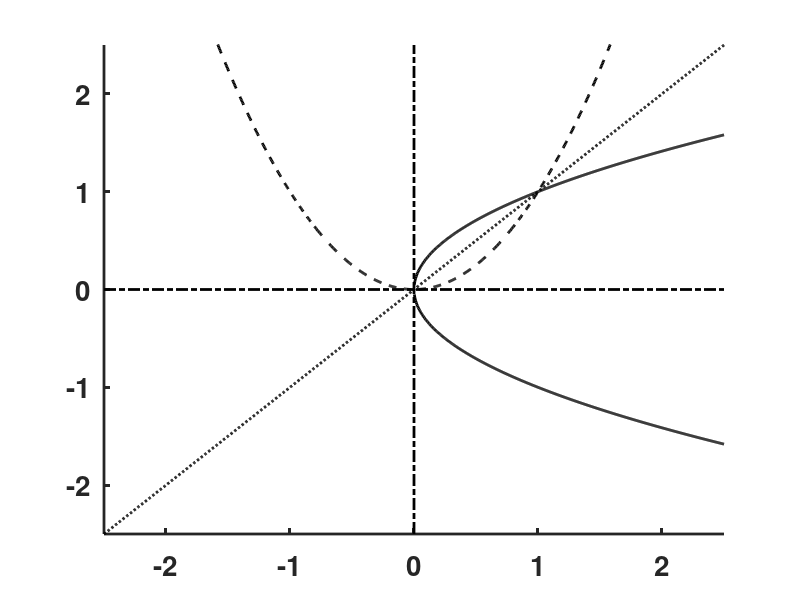

Here is the MATLAB script that generated this plot: (Note: this script raises an error after producing the figure.)
clear;  figure('Position',[100 100 400 400],'Color',[1 1 1]); clf;  hold on; 

xy=[-2.5 2.5 -2.5 2.5];
xx=linspace(xy(1),xy(2),1000);  y0=xx;  y1=xx.^2; ym1=sqrt(xx(501:1000));
plot(xx(1:1000),y0(1:1000),'k:','LineWidth',2)

h(1)=plot(xx(1:1000),y1(1:1000),'k--','LineWidth',2)
h(2)=plot(xx(501:1000),ym1,'k','LineWidth',2)

plot(xx(501:1000),-ym1,'k','LineWidth',2)
set(gca,'LineWidth',2); 
axis(xy); axis manual;
plot([xy(1) xy(2)],[0 0],'k-.','LineWidth',2);
plot([0 0],[xy(3) xy(4)],'k-.','LineWidth',2);
set(gca,'XTick',[-2 -1 0 1 2],'YTick',[-2 -1 0 1 2],'FontSize',20,'FontWeight','bold');


% %assign labels for handles
 legend(h,'y=x^{2}','y=\pm\surd{x}',3);
% %export to eps (change path and file name accordingly)
 print('-depsc2',sprintf('C:\\Documents and Settings\\ajay\\Desktop\\BootCampFig_1203\\BC_2003\\matlab\\fig6b'));
